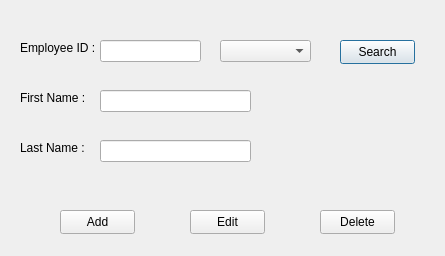
<?xml version="1.0" encoding="UTF-8"?>
<ui version="4.0">
 <class>Dialog</class>
 <widget class="QDialog" name="Dialog">
  <property name="geometry">
   <rect>
    <x>0</x>
    <y>0</y>
    <width>445</width>
    <height>256</height>
   </rect>
  </property>
  <property name="windowTitle">
   <string>Dialog</string>
  </property>
  <widget class="QLabel" name="ID">
   <property name="geometry">
    <rect>
     <x>20</x>
     <y>40</y>
     <width>81</width>
     <height>16</height>
    </rect>
   </property>
   <property name="text">
    <string>Employee ID :</string>
   </property>
  </widget>
  <widget class="QLabel" name="FNAME">
   <property name="geometry">
    <rect>
     <x>20</x>
     <y>90</y>
     <width>71</width>
     <height>16</height>
    </rect>
   </property>
   <property name="text">
    <string>First Name :</string>
   </property>
  </widget>
  <widget class="QLabel" name="LNAME">
   <property name="geometry">
    <rect>
     <x>20</x>
     <y>140</y>
     <width>71</width>
     <height>16</height>
    </rect>
   </property>
   <property name="text">
    <string>Last Name :</string>
   </property>
  </widget>
  <widget class="QPushButton" name="SearchButton">
   <property name="geometry">
    <rect>
     <x>340</x>
     <y>40</y>
     <width>75</width>
     <height>24</height>
    </rect>
   </property>
   <property name="text">
    <string>Search</string>
   </property>
  </widget>
  <widget class="QPushButton" name="AddButton">
   <property name="geometry">
    <rect>
     <x>60</x>
     <y>210</y>
     <width>75</width>
     <height>24</height>
    </rect>
   </property>
   <property name="text">
    <string>Add</string>
   </property>
  </widget>
  <widget class="QPushButton" name="EditButton">
   <property name="geometry">
    <rect>
     <x>190</x>
     <y>210</y>
     <width>75</width>
     <height>24</height>
    </rect>
   </property>
   <property name="text">
    <string>Edit</string>
   </property>
  </widget>
  <widget class="QPushButton" name="DeleteButton">
   <property name="geometry">
    <rect>
     <x>320</x>
     <y>210</y>
     <width>75</width>
     <height>24</height>
    </rect>
   </property>
   <property name="text">
    <string>Delete</string>
   </property>
  </widget>
  <widget class="QComboBox" name="comboBox">
   <property name="geometry">
    <rect>
     <x>220</x>
     <y>40</y>
     <width>91</width>
     <height>22</height>
    </rect>
   </property>
  </widget>
  <widget class="QLineEdit" name="IDEdit">
   <property name="geometry">
    <rect>
     <x>100</x>
     <y>40</y>
     <width>101</width>
     <height>22</height>
    </rect>
   </property>
  </widget>
  <widget class="QLineEdit" name="FnameEdit">
   <property name="geometry">
    <rect>
     <x>100</x>
     <y>90</y>
     <width>151</width>
     <height>22</height>
    </rect>
   </property>
  </widget>
  <widget class="QLineEdit" name="LnameEdit">
   <property name="geometry">
    <rect>
     <x>100</x>
     <y>140</y>
     <width>151</width>
     <height>22</height>
    </rect>
   </property>
  </widget>
 </widget>
 <resources/>
 <connections/>
</ui>
